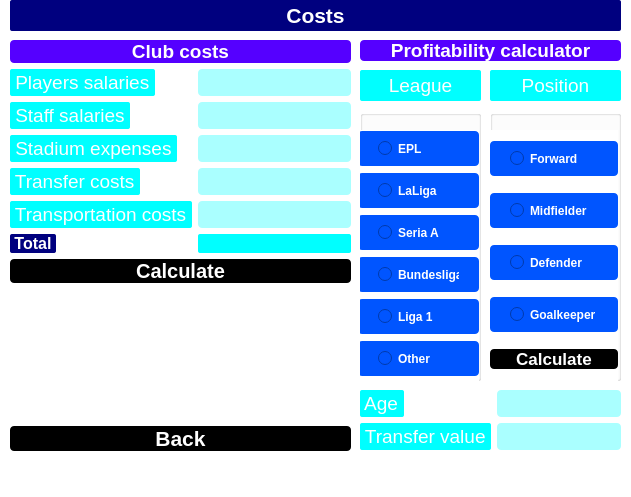
<?xml version="1.0" encoding="UTF-8"?>
<ui version="4.0">
 <class>Costs</class>
 <widget class="QMainWindow" name="Costs">
  <property name="geometry">
   <rect>
    <x>0</x>
    <y>0</y>
    <width>631</width>
    <height>497</height>
   </rect>
  </property>
  <property name="font">
   <font>
    <pointsize>11</pointsize>
   </font>
  </property>
  <property name="windowTitle">
   <string>MainWindow</string>
  </property>
  <property name="styleSheet">
   <string notr="true">QWidget {
background-color: rgb(255, 255, 255);
}</string>
  </property>
  <widget class="QWidget" name="centralwidget">
   <widget class="QGroupBox" name="groupBox">
    <property name="geometry">
     <rect>
      <x>360</x>
      <y>110</y>
      <width>121</width>
      <height>271</height>
     </rect>
    </property>
    <property name="sizePolicy">
     <sizepolicy hsizetype="Fixed" vsizetype="Fixed">
      <horstretch>0</horstretch>
      <verstretch>0</verstretch>
     </sizepolicy>
    </property>
    <property name="title">
     <string/>
    </property>
    <widget class="QWidget" name="verticalLayoutWidget">
     <property name="geometry">
      <rect>
       <x>-2</x>
       <y>20</y>
       <width>121</width>
       <height>251</height>
      </rect>
     </property>
     <layout class="QVBoxLayout" name="verticalLayout">
      <item>
       <widget class="QRadioButton" name="radioButton_epl">
        <property name="font">
         <font>
          <family>Arial</family>
          <pointsize>9</pointsize>
          <weight>75</weight>
          <bold>true</bold>
         </font>
        </property>
        <property name="styleSheet">
         <string notr="true">QRadioButton {
color: rgb(255, 255, 255);
background-color: rgb(0, 85, 255);
border-radius: 4px;
padding: 10px 20px;
}</string>
        </property>
        <property name="text">
         <string>EPL</string>
        </property>
       </widget>
      </item>
      <item>
       <widget class="QRadioButton" name="radioButton_laliga">
        <property name="font">
         <font>
          <family>Arial</family>
          <pointsize>9</pointsize>
          <weight>75</weight>
          <bold>true</bold>
         </font>
        </property>
        <property name="styleSheet">
         <string notr="true">QRadioButton {
color: rgb(255, 255, 255);
background-color: rgb(0, 85, 255);
border-radius: 4px;
padding: 10px 20px;
}</string>
        </property>
        <property name="text">
         <string>LaLiga</string>
        </property>
       </widget>
      </item>
      <item>
       <widget class="QRadioButton" name="radioButton_seriaa">
        <property name="font">
         <font>
          <family>Arial</family>
          <pointsize>9</pointsize>
          <weight>75</weight>
          <bold>true</bold>
         </font>
        </property>
        <property name="styleSheet">
         <string notr="true">QRadioButton {
color: rgb(255, 255, 255);
background-color: rgb(0, 85, 255);
border-radius: 4px;
padding: 10px 20px;
}</string>
        </property>
        <property name="text">
         <string>Seria A</string>
        </property>
       </widget>
      </item>
      <item>
       <widget class="QRadioButton" name="radioButton_bundesliga">
        <property name="font">
         <font>
          <family>Arial</family>
          <pointsize>9</pointsize>
          <weight>75</weight>
          <bold>true</bold>
         </font>
        </property>
        <property name="styleSheet">
         <string notr="true">QRadioButton {
color: rgb(255, 255, 255);
background-color: rgb(0, 85, 255);
border-radius: 4px;
padding: 10px 20px;
}</string>
        </property>
        <property name="text">
         <string>Bundesliga</string>
        </property>
       </widget>
      </item>
      <item>
       <widget class="QRadioButton" name="radioButton_liga1">
        <property name="font">
         <font>
          <family>Arial</family>
          <pointsize>9</pointsize>
          <weight>75</weight>
          <bold>true</bold>
         </font>
        </property>
        <property name="styleSheet">
         <string notr="true">QRadioButton {
color: rgb(255, 255, 255);
background-color: rgb(0, 85, 255);
border-radius: 4px;
padding: 10px 20px;
}</string>
        </property>
        <property name="text">
         <string>Liga 1</string>
        </property>
       </widget>
      </item>
      <item>
       <widget class="QRadioButton" name="radioButton_another">
        <property name="font">
         <font>
          <family>Arial</family>
          <pointsize>9</pointsize>
          <weight>75</weight>
          <bold>true</bold>
         </font>
        </property>
        <property name="styleSheet">
         <string notr="true">QRadioButton {
color: rgb(255, 255, 255);
background-color: rgb(0, 85, 255);
border-radius: 4px;
padding: 10px 20px;
}</string>
        </property>
        <property name="text">
         <string>Other</string>
        </property>
       </widget>
      </item>
     </layout>
    </widget>
   </widget>
   <widget class="QLabel" name="label_4">
    <property name="geometry">
     <rect>
      <x>490</x>
      <y>70</y>
      <width>131</width>
      <height>31</height>
     </rect>
    </property>
    <property name="font">
     <font>
      <family>Arial</family>
      <pointsize>14</pointsize>
      <weight>50</weight>
      <bold>false</bold>
     </font>
    </property>
    <property name="styleSheet">
     <string notr="true">QLabel {
border-radius: 2px;
color: rgb(255, 255, 255);
	background-color: rgb(0, 255, 255);
}</string>
    </property>
    <property name="text">
     <string>Position</string>
    </property>
    <property name="alignment">
     <set>Qt::AlignCenter</set>
    </property>
   </widget>
   <widget class="QLabel" name="label_14">
    <property name="geometry">
     <rect>
      <x>360</x>
      <y>70</y>
      <width>121</width>
      <height>31</height>
     </rect>
    </property>
    <property name="font">
     <font>
      <family>Arial</family>
      <pointsize>14</pointsize>
      <weight>50</weight>
      <bold>false</bold>
     </font>
    </property>
    <property name="styleSheet">
     <string notr="true">QLabel {
border-radius: 2px;
color: rgb(255, 255, 255);
	background-color: rgb(0, 255, 255);
}</string>
    </property>
    <property name="text">
     <string>League</string>
    </property>
    <property name="alignment">
     <set>Qt::AlignCenter</set>
    </property>
   </widget>
   <widget class="QWidget" name="formLayoutWidget">
    <property name="geometry">
     <rect>
      <x>360</x>
      <y>390</y>
      <width>261</width>
      <height>61</height>
     </rect>
    </property>
    <layout class="QFormLayout" name="formLayout">
     <item row="0" column="0">
      <widget class="QLabel" name="label_5">
       <property name="font">
        <font>
         <family>Arial</family>
         <pointsize>14</pointsize>
         <weight>50</weight>
         <bold>false</bold>
        </font>
       </property>
       <property name="styleSheet">
        <string notr="true">QLabel {
border-radius: 2px;
color: rgb(255, 255, 255);
background-color: rgb(0, 255, 255);
}</string>
       </property>
       <property name="text">
        <string> Age </string>
       </property>
      </widget>
     </item>
     <item row="1" column="0">
      <widget class="QLabel" name="label_6">
       <property name="font">
        <font>
         <family>Arial</family>
         <pointsize>14</pointsize>
         <weight>50</weight>
         <bold>false</bold>
        </font>
       </property>
       <property name="styleSheet">
        <string notr="true">QLabel {
border-radius: 2px;
color: rgb(255, 255, 255);
background-color: rgb(0, 255, 255);
}</string>
       </property>
       <property name="text">
        <string> Transfer value </string>
       </property>
      </widget>
     </item>
     <item row="0" column="1">
      <widget class="QLineEdit" name="lineEdit_age">
       <property name="font">
        <font>
         <family>Arial</family>
         <pointsize>10</pointsize>
        </font>
       </property>
       <property name="styleSheet">
        <string notr="true">QLineEdit {
background-color: rgb(170, 255, 255);
	color: rgb(0, 0, 0);
border-radius: 4px;
padding: 5px 2px;
}</string>
       </property>
      </widget>
     </item>
     <item row="1" column="1">
      <widget class="QLineEdit" name="lineEdit_price">
       <property name="font">
        <font>
         <family>Arial</family>
         <pointsize>10</pointsize>
        </font>
       </property>
       <property name="styleSheet">
        <string notr="true">QLineEdit {
background-color: rgb(170, 255, 255);
	color: rgb(0, 0, 0);
border-radius: 4px;
padding: 5px 2px;
}</string>
       </property>
      </widget>
     </item>
    </layout>
   </widget>
   <widget class="QLabel" name="label_2">
    <property name="geometry">
     <rect>
      <x>360</x>
      <y>40</y>
      <width>261</width>
      <height>21</height>
     </rect>
    </property>
    <property name="font">
     <font>
      <family>Arial</family>
      <pointsize>14</pointsize>
      <weight>75</weight>
      <bold>true</bold>
     </font>
    </property>
    <property name="styleSheet">
     <string notr="true">QLabel {
color: rgb(255, 255, 255);
background-color: rgb(85, 0, 255);
border-radius: 4px;
}</string>
    </property>
    <property name="text">
     <string>Profitability calculator</string>
    </property>
    <property name="alignment">
     <set>Qt::AlignCenter</set>
    </property>
   </widget>
   <widget class="QLabel" name="label">
    <property name="geometry">
     <rect>
      <x>10</x>
      <y>0</y>
      <width>611</width>
      <height>31</height>
     </rect>
    </property>
    <property name="font">
     <font>
      <family>Arial</family>
      <pointsize>16</pointsize>
      <weight>75</weight>
      <bold>true</bold>
     </font>
    </property>
    <property name="styleSheet">
     <string notr="true">QLabel {
background-color: rgb(0, 0, 127);
color: rgb(255, 255, 255);
border-radius: 2px;
}</string>
    </property>
    <property name="text">
     <string>Costs</string>
    </property>
    <property name="alignment">
     <set>Qt::AlignCenter</set>
    </property>
   </widget>
   <widget class="QWidget" name="verticalLayoutWidget_3">
    <property name="geometry">
     <rect>
      <x>10</x>
      <y>40</y>
      <width>341</width>
      <height>411</height>
     </rect>
    </property>
    <layout class="QVBoxLayout" name="verticalLayout_3">
     <item>
      <widget class="QLabel" name="label_13">
       <property name="font">
        <font>
         <family>Arial</family>
         <pointsize>14</pointsize>
         <weight>75</weight>
         <bold>true</bold>
        </font>
       </property>
       <property name="styleSheet">
        <string notr="true">QLabel {
color: rgb(255, 255, 255);
background-color: rgb(85, 0, 255);
border-radius: 4px;
}</string>
       </property>
       <property name="text">
        <string>Club costs</string>
       </property>
       <property name="alignment">
        <set>Qt::AlignCenter</set>
       </property>
      </widget>
     </item>
     <item>
      <layout class="QFormLayout" name="formLayout_2">
       <item row="1" column="0">
        <widget class="QLabel" name="label_7">
         <property name="font">
          <font>
           <family>Arial</family>
           <pointsize>14</pointsize>
           <weight>50</weight>
           <bold>false</bold>
          </font>
         </property>
         <property name="styleSheet">
          <string notr="true">QLabel {
border-radius: 2px;
color: rgb(255, 255, 255);
background-color: rgb(0, 255, 255);
}</string>
         </property>
         <property name="text">
          <string> Players salaries </string>
         </property>
        </widget>
       </item>
       <item row="1" column="1">
        <widget class="QLineEdit" name="lineEdit_salaryplayers">
         <property name="font">
          <font>
           <family>Arial</family>
           <pointsize>10</pointsize>
          </font>
         </property>
         <property name="styleSheet">
          <string notr="true">QLineEdit {
background-color: rgb(170, 255, 255);
	color: rgb(0, 0, 0);
border-radius: 4px;
padding: 5px 2px;
}</string>
         </property>
        </widget>
       </item>
       <item row="2" column="0">
        <widget class="QLabel" name="label_8">
         <property name="font">
          <font>
           <family>Arial</family>
           <pointsize>14</pointsize>
           <weight>50</weight>
           <bold>false</bold>
          </font>
         </property>
         <property name="styleSheet">
          <string notr="true">QLabel {
border-radius: 2px;
color: rgb(255, 255, 255);
background-color: rgb(0, 255, 255);
}</string>
         </property>
         <property name="text">
          <string> Staff salaries </string>
         </property>
        </widget>
       </item>
       <item row="2" column="1">
        <widget class="QLineEdit" name="lineEdit_salarypersonal">
         <property name="font">
          <font>
           <family>Arial</family>
           <pointsize>10</pointsize>
          </font>
         </property>
         <property name="styleSheet">
          <string notr="true">QLineEdit {
background-color: rgb(170, 255, 255);
	color: rgb(0, 0, 0);
border-radius: 4px;
padding: 5px 2px;
}</string>
         </property>
        </widget>
       </item>
       <item row="3" column="0">
        <widget class="QLabel" name="label_9">
         <property name="font">
          <font>
           <family>Arial</family>
           <pointsize>14</pointsize>
           <weight>50</weight>
           <bold>false</bold>
          </font>
         </property>
         <property name="styleSheet">
          <string notr="true">QLabel {
border-radius: 2px;
color: rgb(255, 255, 255);
background-color: rgb(0, 255, 255);
}</string>
         </property>
         <property name="text">
          <string> Stadium expenses </string>
         </property>
        </widget>
       </item>
       <item row="3" column="1">
        <widget class="QLineEdit" name="lineEdit_stadiumprice">
         <property name="font">
          <font>
           <family>Arial</family>
           <pointsize>10</pointsize>
          </font>
         </property>
         <property name="styleSheet">
          <string notr="true">QLineEdit {
background-color: rgb(170, 255, 255);
	color: rgb(0, 0, 0);
border-radius: 4px;
padding: 5px 2px;
}</string>
         </property>
        </widget>
       </item>
       <item row="4" column="0">
        <widget class="QLabel" name="label_10">
         <property name="font">
          <font>
           <family>Arial</family>
           <pointsize>14</pointsize>
           <weight>50</weight>
           <bold>false</bold>
          </font>
         </property>
         <property name="styleSheet">
          <string notr="true">QLabel {
border-radius: 2px;
color: rgb(255, 255, 255);
background-color: rgb(0, 255, 255);
}</string>
         </property>
         <property name="text">
          <string> Transfer costs </string>
         </property>
        </widget>
       </item>
       <item row="4" column="1">
        <widget class="QLineEdit" name="lineEdit_transfers">
         <property name="font">
          <font>
           <family>Arial</family>
           <pointsize>10</pointsize>
          </font>
         </property>
         <property name="styleSheet">
          <string notr="true">QLineEdit {
background-color: rgb(170, 255, 255);
	color: rgb(0, 0, 0);
border-radius: 4px;
padding: 5px 2px;
}</string>
         </property>
        </widget>
       </item>
       <item row="5" column="0">
        <widget class="QLabel" name="label_11">
         <property name="font">
          <font>
           <family>Arial</family>
           <pointsize>14</pointsize>
           <weight>50</weight>
           <bold>false</bold>
          </font>
         </property>
         <property name="styleSheet">
          <string notr="true">QLabel {
border-radius: 2px;
color: rgb(255, 255, 255);
background-color: rgb(0, 255, 255);
}</string>
         </property>
         <property name="text">
          <string> Transportation costs </string>
         </property>
        </widget>
       </item>
       <item row="5" column="1">
        <widget class="QLineEdit" name="lineEdit_transport">
         <property name="font">
          <font>
           <family>Arial</family>
           <pointsize>10</pointsize>
          </font>
         </property>
         <property name="styleSheet">
          <string notr="true">QLineEdit {
background-color: rgb(170, 255, 255);
	color: rgb(0, 0, 0);
border-radius: 4px;
padding: 5px 2px;
}</string>
         </property>
        </widget>
       </item>
       <item row="7" column="0">
        <widget class="QLabel" name="label_12">
         <property name="sizePolicy">
          <sizepolicy hsizetype="Fixed" vsizetype="Preferred">
           <horstretch>0</horstretch>
           <verstretch>0</verstretch>
          </sizepolicy>
         </property>
         <property name="font">
          <font>
           <family>Arial</family>
           <pointsize>12</pointsize>
           <weight>75</weight>
           <bold>true</bold>
          </font>
         </property>
         <property name="styleSheet">
          <string notr="true">QLabel {
background-color: rgb(0, 0, 127);
border-radius: 2px;
color: rgb(255, 255, 255);
}</string>
         </property>
         <property name="text">
          <string> Total </string>
         </property>
         <property name="alignment">
          <set>Qt::AlignLeading|Qt::AlignLeft|Qt::AlignVCenter</set>
         </property>
        </widget>
       </item>
       <item row="7" column="1">
        <widget class="QLabel" name="label_resultat">
         <property name="font">
          <font>
           <family>Arial</family>
           <pointsize>10</pointsize>
          </font>
         </property>
         <property name="layoutDirection">
          <enum>Qt::LeftToRight</enum>
         </property>
         <property name="styleSheet">
          <string notr="true">QLabel {
color: rgb(0, 0, 0);
border-radius: 2px;
	background-color: rgb(0, 255, 255);
}</string>
         </property>
         <property name="text">
          <string/>
         </property>
        </widget>
       </item>
      </layout>
     </item>
     <item>
      <widget class="QPushButton" name="pushButton_res">
       <property name="font">
        <font>
         <family>Arial</family>
         <pointsize>15</pointsize>
         <weight>75</weight>
         <bold>true</bold>
        </font>
       </property>
       <property name="styleSheet">
        <string notr="true">QPushButton {
background-color: rgb(0, 0, 0);
color: rgb(255, 255, 255);
border-radius: 4px;
}
QPushButton:hover:!pressed { 
background-color: rgb(255, 255, 255);
color: rgb(0, 0, 0);
}</string>
       </property>
       <property name="text">
        <string>Calculate</string>
       </property>
      </widget>
     </item>
     <item>
      <spacer name="verticalSpacer">
       <property name="orientation">
        <enum>Qt::Vertical</enum>
       </property>
       <property name="sizeHint" stdset="0">
        <size>
         <width>20</width>
         <height>40</height>
        </size>
       </property>
      </spacer>
     </item>
     <item>
      <layout class="QHBoxLayout" name="horizontalLayout_3">
       <item>
        <widget class="QPushButton" name="pushButton_back">
         <property name="font">
          <font>
           <family>Arial</family>
           <pointsize>16</pointsize>
           <weight>75</weight>
           <bold>true</bold>
          </font>
         </property>
         <property name="styleSheet">
          <string notr="true">QPushButton {
background-color: rgb(0, 0, 0);
color: rgb(255, 255, 255);
border-radius: 4px;
}
QPushButton:hover:!pressed { 
background-color: rgb(255, 255, 255);
color: rgb(0, 0, 0);
}</string>
         </property>
         <property name="text">
          <string>Back</string>
         </property>
        </widget>
       </item>
      </layout>
     </item>
    </layout>
   </widget>
   <widget class="QGroupBox" name="groupBox_2">
    <property name="geometry">
     <rect>
      <x>490</x>
      <y>110</y>
      <width>131</width>
      <height>271</height>
     </rect>
    </property>
    <property name="title">
     <string/>
    </property>
    <widget class="QWidget" name="verticalLayoutWidget_2">
     <property name="geometry">
      <rect>
       <x>0</x>
       <y>20</y>
       <width>128</width>
       <height>251</height>
      </rect>
     </property>
     <layout class="QVBoxLayout" name="verticalLayout_2">
      <item>
       <widget class="QRadioButton" name="radioButton_frw">
        <property name="font">
         <font>
          <family>Arial</family>
          <pointsize>9</pointsize>
          <weight>75</weight>
          <bold>true</bold>
         </font>
        </property>
        <property name="styleSheet">
         <string notr="true">QRadioButton {
color: rgb(255, 255, 255);
background-color: rgb(0, 85, 255);
border-radius: 4px;
padding: 10px 20px;
}</string>
        </property>
        <property name="text">
         <string>Forward</string>
        </property>
       </widget>
      </item>
      <item>
       <widget class="QRadioButton" name="radioButton_mdf">
        <property name="font">
         <font>
          <family>Arial</family>
          <pointsize>9</pointsize>
          <weight>75</weight>
          <bold>true</bold>
         </font>
        </property>
        <property name="styleSheet">
         <string notr="true">QRadioButton {
color: rgb(255, 255, 255);
background-color: rgb(0, 85, 255);
border-radius: 4px;
padding: 10px 20px;
}</string>
        </property>
        <property name="text">
         <string>Midfielder</string>
        </property>
       </widget>
      </item>
      <item>
       <widget class="QRadioButton" name="radioButton_def">
        <property name="font">
         <font>
          <family>Arial</family>
          <pointsize>9</pointsize>
          <weight>75</weight>
          <bold>true</bold>
         </font>
        </property>
        <property name="styleSheet">
         <string notr="true">QRadioButton {
color: rgb(255, 255, 255);
background-color: rgb(0, 85, 255);
border-radius: 4px;
padding: 10px 20px;
}</string>
        </property>
        <property name="text">
         <string>Defender</string>
        </property>
       </widget>
      </item>
      <item>
       <widget class="QRadioButton" name="radioButton_gk">
        <property name="font">
         <font>
          <family>Arial</family>
          <pointsize>9</pointsize>
          <weight>75</weight>
          <bold>true</bold>
         </font>
        </property>
        <property name="styleSheet">
         <string notr="true">QRadioButton {
color: rgb(255, 255, 255);
background-color: rgb(0, 85, 255);
border-radius: 4px;
padding: 10px 20px;
}</string>
        </property>
        <property name="text">
         <string>Goalkeeper</string>
        </property>
       </widget>
      </item>
      <item>
       <widget class="QPushButton" name="pushButton_result">
        <property name="font">
         <font>
          <family>Arial</family>
          <pointsize>13</pointsize>
          <weight>75</weight>
          <bold>true</bold>
         </font>
        </property>
        <property name="styleSheet">
         <string notr="true">QPushButton {
background-color: rgb(0, 0, 0);
color: rgb(255, 255, 255);
border-radius: 4px;
}
QPushButton:hover:!pressed { 
background-color: rgb(255, 255, 255);
color: rgb(0, 0, 0);
}</string>
        </property>
        <property name="text">
         <string>Calculate</string>
        </property>
       </widget>
      </item>
     </layout>
    </widget>
   </widget>
  </widget>
  <widget class="QMenuBar" name="menubar">
   <property name="geometry">
    <rect>
     <x>0</x>
     <y>0</y>
     <width>631</width>
     <height>20</height>
    </rect>
   </property>
  </widget>
  <widget class="QStatusBar" name="statusbar"/>
 </widget>
 <resources/>
 <connections/>
</ui>
